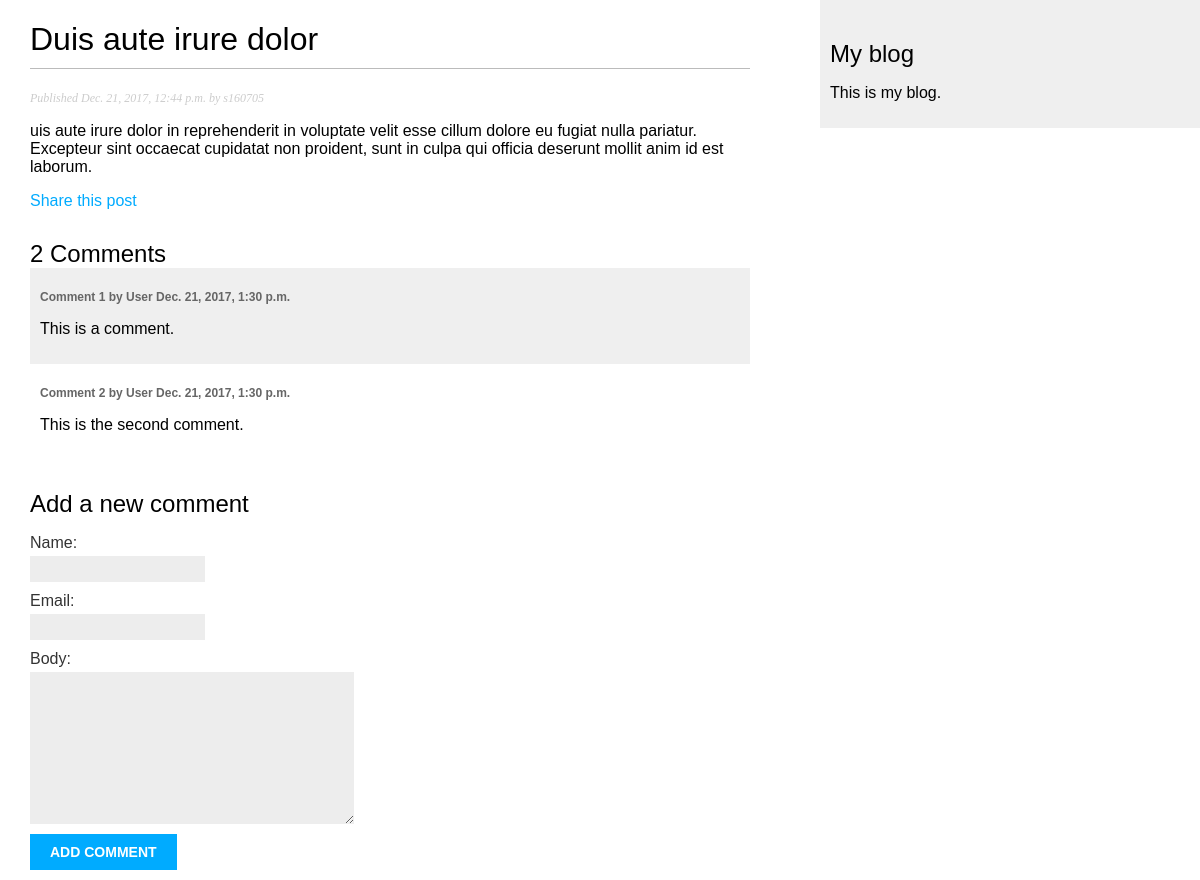
Page /blog/2017/12/21/duis-aute-irure-dolor/ on the committed database.
### blog/models.py (models this page shows, shortened)
class Post(models.Model):
    STATUS_CHOICES = (
        ('draft', 'Draft'),
        ('published', 'Published'),
    )
    title = models.CharField(max_length=250)
    slug = models.SlugField(max_length = 250, unique_for_date = 'publish')
    author = models.ForeignKey(User, related_name = 'blog_posts')
    body = models.TextField()
    publish = models.DateTimeField(default = timezone.now)
    created = models.DateTimeField(auto_now_add = True)
    updated = models.DateTimeField(auto_now = True)
    status = models.CharField(max_length = 10, choices = STATUS_CHOICES, default='draft')
    objects = models.Manager()
    published = PublishedManager()
    class Meta:
        ordering = ('-publish',)

class Comment(models.Model):
    post = models.ForeignKey(Post, related_name='comments')
    name = models.CharField(max_length=80)
    email = models.EmailField()
    body = models.TextField()
    created = models.DateTimeField(auto_now_add=True)
    updated = models.DateTimeField(auto_now=True)
    active = models.BooleanField(default=True)
    class Meta:
        ordering = ('created',)

### blog/views.py (the view)
def post_detail(request, year, month, day, post):
    post = get_object_or_404(Post, slug=post,
                             status ='published',
                             publish__year =year,
                             publish__month =month,
                             publish__day =day)
    comments = post.comments.filter(active=True)
    if request.method == 'POST':
        comment_form = CommentForm(data=request.POST)
        if comment_form.is_valid():
            new_comment = comment_form.save(commit=False)
            new_comment.post = post
            new_comment.save()
    else:
        comment_form = CommentForm()
    return render(request, 'blog/post/detail.html', {'post': post,
                                                     'comments': comments,
                                                     'comment_form': comment_form})

### blog/forms.py
class CommentForm(forms.ModelForm):
    class Meta:
        model = Comment
        fields = ('name', 'email', 'body')

### blog/templates/blog/post/detail.html (shortened to what this page needs)
{% extends "blog/base.html" %}
{% block content %}
    <h1>{{ post.title }}</h1>
    <p class="date">Published {{ post.publish }} by {{ post.author }}</p>
    {{ post.body|linebreaks }}
    <p><a href="{% url "blog:post_share" post.id %}">Share this post</a></p>
    {% with comments.count as total_comments %}
        <h2>{{ total_comments }} Comment{{ total_comments|pluralize }}</h2>
    {% endwith %}
    {% for comment in comments %}
        <div class="comment">
            <p class="info">Comment {{ forloop.counter }} by {{ comment.name }} {{ comment.created }}</p>
            {{ comment.body|linebreaks }}
        </div>
    {% empty %}
        <p>There are no comments yet.</p>
    {% endfor %}
    {% if new_comment %}
        <h2>Your comments has been added.</h2>
    {% else %}
        <h2>Add a new comment</h2>
        <form action="." method="post">
            {{ comment_form.as_p }}
            <p><input type="submit" value="Add comment"></p>
        </form>
    {% endif %}
{% endblock %}

### blog/templates/blog/base.html (shortened to what this page needs)
{% load staticfiles %}
<!DOCTYPE html>
<html>
<head>
    <link href="{% static "css/blog.css" %}" rel="stylesheet">
</head>
<body>
    <div id="content">
        {% block content %}
        {% endblock %}
    </div>
    <div id="sidebar">
        <h2>My blog</h2>
        <p>This is my blog.</p>
    </div>
</body>
</html>

### blog/static/css/blog.css (style rules this page uses)
body { margin:0; padding:0; font-family:helvetica, sans-serif; }
a { color:#00abff; text-decoration:none; }
h1 { font-weight:normal; border-bottom:1px solid #bbb; padding:0 0 10px 0; }
h2 { font-weight:normal; margin:30px 0 0; }
#content { float:left; width:60%; padding:0 0 0 30px; }
#sidebar { float:right; width:30%; padding:10px; background:#efefef; height:100%; }
p.date { color:#ccc; font-family: georgia, serif; font-size: 12px; font-style: italic; }
label { float:left; clear:both; color:#333; margin-bottom:4px; }
input, textarea { clear:both; float:left; margin:0 0 10px; background:#ededed; border:0; padding:6px 10px; font-size:12px; }
input[type=submit] { font-weight:bold; background:#00abff; color:#fff; padding:10px 20px; font-size:14px; text-transform:uppercase; }
.comment { padding:10px; }
.comment:nth-child(even) { background:#efefef; }
.comment .info { font-weight:bold; font-size:12px; color:#666; }

### rows in the picture
Post: title "Duis aute irure dolor", publish "Dec. 21, 2017, 12:44 p.m.", author "s160705", body "uis aute irure dolor in reprehenderit in voluptate velit esse cillum dolore eu fugiat nulla pariatur. Excepteur sint occaecat cupidatat non proident, sunt in culpa qui officia deserunt mollit anim id est laborum."
Comment: name "User", created "Dec. 21, 2017, 1:30 p.m.", body "This is a comment."
Comment: name "User", created "Dec. 21, 2017, 1:30 p.m.", body "This is the second comment."

### other values in the picture
{{ total_comments }} "2"
